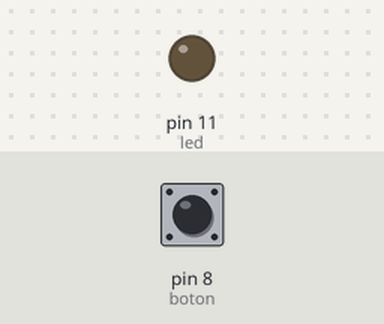
This sketch was run on a simulated Arduino Uno, built with avr-gcc and run on an emulated ATmega328P. On the bench: output pins drawn as LEDs (lit = HIGH). Dashed ring = blinking. The inputs (shaded band) are chosen by the test bench; at power-on: pin 8 (boton) LOW.

Above: at 2.0 s.
2.1 s: pin 8 (boton) pulled HIGH for 0.75 s
At 3.05 s:
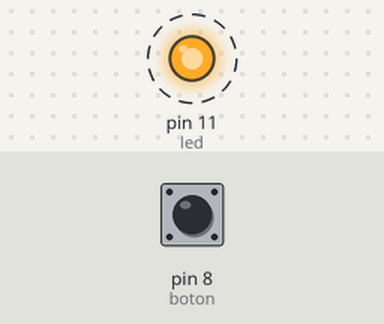
6.1 s: pin 8 (boton) pulled HIGH for 1 s
At 7.0 s:
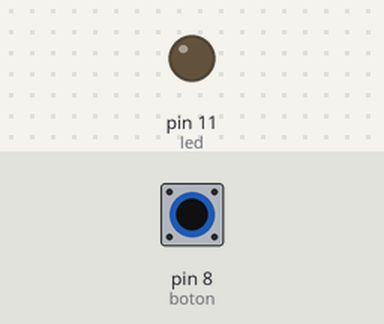
8.6 s: pin 8 (boton) pulled HIGH for 3.2 s
At 9.45 s:
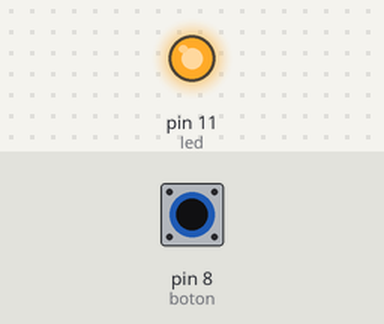
Timing chart, 0 to 19.9 s (numbered marks = the images above; inputs shaded):
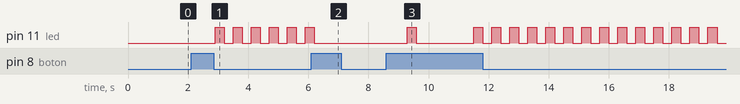

The sketch:

e2_Led_sin_antener_boton.ino
```cpp
int boton = 8;
int estadoBoton = 0;

int estado = 0;

int led = 11;

void setup() {

  pinMode(led, OUTPUT);
  pinMode(boton, INPUT);

}

void loop() {

  estadoBoton = digitalRead(boton);

  if (estadoBoton == 1) {

    estado = !estado;

    delay(500);


  }

  	digitalWrite(led, estado);
    delay(300);
    digitalWrite(led, LOW);
    delay(300);

}
```

enc.cpp
```cpp
int boton = 8;
int estadoBoton = 0;
int led = 11;

void setup() {

  pinMode(led, OUTPUT);
  pinMode(boton, INPUT);

}

void loop() {

  estadoBoton = digitalRead(boton);

  if (estadoBoton == 1) {

    digitalWrite(led, HIGH);
    delay(300);
    digitalWrite(led, LOW);
    delay(300);

  } else {

    digitalWrite(led, LOW);

  }

}
```

Measured:
- after the input at 2.1 s, pin 11 (led): alternates HIGH for 0.30 s and LOW for 0.30 s, starting after 0.80 s
- after the input at 6.1 s, pin 11 (led): goes on until 6.2 s, then stays LOW
- after the input at 8.6 s, pin 11 (led): goes HIGH 0.30 s, LOW 1.9 s, 13 × (HIGH 0.30 s, LOW 0.30 s), HIGH 0.30 s, then LOW, starting after 0.70 s
